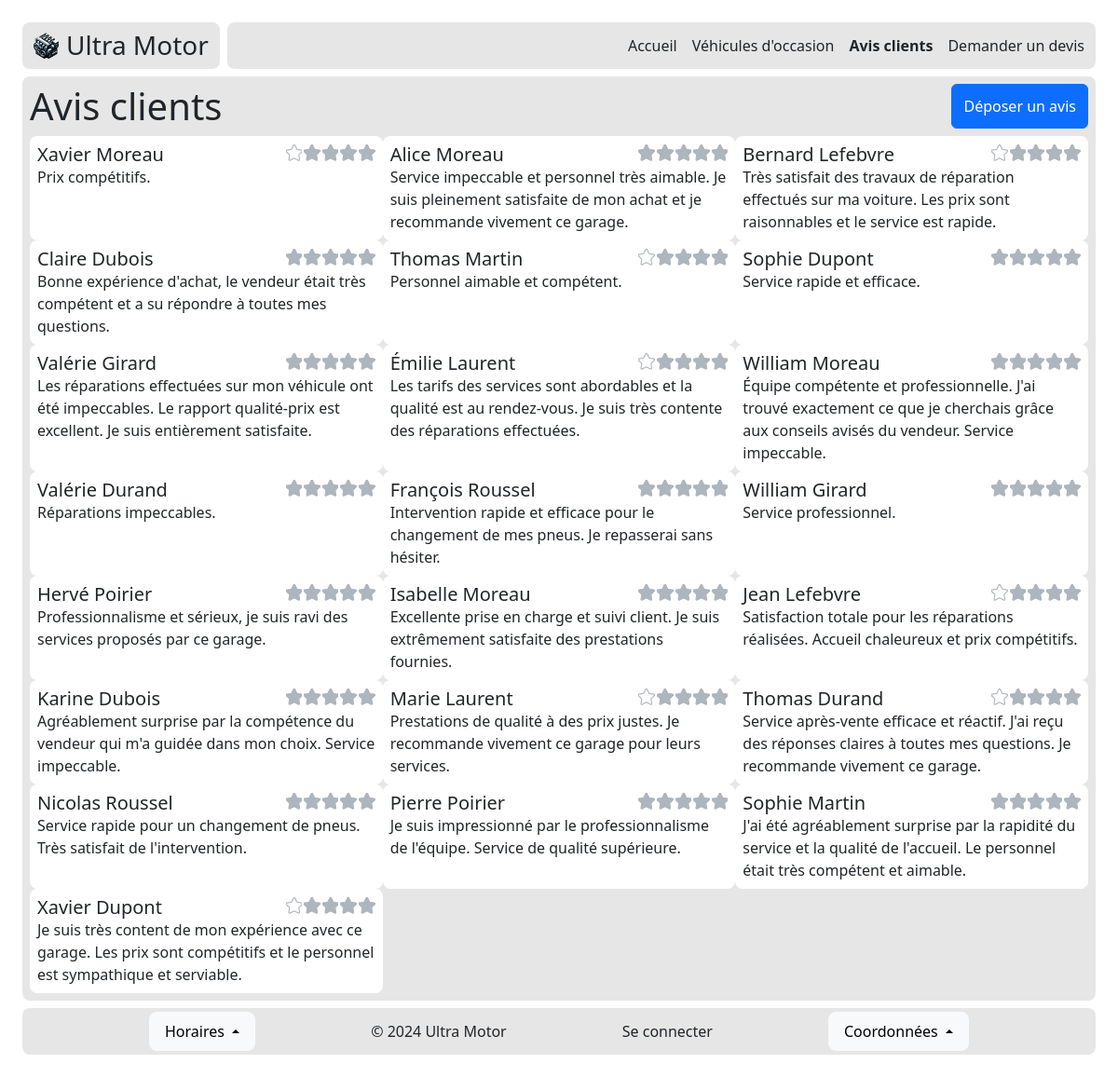
Screenshot of /index.php?p=review with the database file from the repository.
### tables this page shows
CREATE TABLE `customer_review` (
    `id` int NOT NULL AUTO_INCREMENT PRIMARY KEY,
    `full_name` varchar(100) NOT NULL,
    `review` varchar(3000) NOT NULL,
    `rating` int NOT NULL CHECK(`rating` BETWEEN 0 AND 5),  
    `approved` TINYINT(1) NOT NULL DEFAULT 0  
);

### includes/App.php (called while the page is built, shortened)
<?php
class App {
    public static function getTemplate($template, $tplVarList = []) {
        require_once("view/$template.php");
    }
}

### controller/review.php (called while the page is built, shortened)
<?php
$title = "Avis clients";
require_once('model/CustomerReview.php');
$reviewList = CustomerReview::getAllApproved();
$tplVarList = [];
$tplVarList["title"] = $title;
$tplVarList["page"] = $page;
$tplVarList["reviewList"] = $reviewList;
App::getTemplate("review", $tplVarList);

### index.php (called while the page is built, shortened)
<?php
try {
    require_once("includes/App.php");
    require_once("includes/Database.php");
    if (array_key_exists("p", $_GET)) {
        $page = $_GET["p"];
    } else {
        $page = "home";
    }
    $controllerPath = "controller/$page.php";
    if (file_exists($controllerPath)) {
        require_once($controllerPath);
    } else {
        throw new Exception("Error 404: given controller '$page' is not found");
    }
} catch (\Throwable $th) {
    ob_end_clean();
    require_once("controller/error.php");
}

### includes/Database.php (called while the page is built, shortened)
<?php
class Database
{
    private static $pdo;
    private static function init()
    {
        $database_dsn = 'mysql:host=localhost;dbname=ultra-motor-db';
        $database_user = 'ultra-motor-user';
        $database_password = 'ultra-motor-password';
        try {
            self::$pdo = new PDO($database_dsn, $database_user, $database_password);
            self::$pdo->setAttribute(PDO::ATTR_ERRMODE, PDO::ERRMODE_EXCEPTION);
        } catch (PDOException $e) {
            echo "Erreur de connexion : " . $e->getMessage();
            exit;
        }
    }
    public static function query($sql, $bindList = [])
    {
        $stmt = self::$pdo->prepare($sql);
        $stmt->execute();
        if ($stmt->rowCount() > 0) {
            $data = $stmt->fetchAll(PDO::FETCH_ASSOC);
            return $data;
        } else {
            return null;
        }
    }
}

### model/CustomerReview.php (called while the page is built, shortened)
<?php
class CustomerReview {
    public function __construct($id, $fullName, $review, $rating, $approved) {
        $this->fullName = $fullName;
        $this->review = $review;
    }
    public static function getAllApproved() {
        $data = Database::query("SELECT * FROM customer_review WHERE approved = 1;");
        $instanceList = [];
        foreach ($data as $value) {
            $instanceList[] = new self(
                $value["id"],
                $value["full_name"],
                $value["review"],
                $value["rating"],
                $value["approved"],
            );
        }
        return $instanceList;
    }
}

### view/review.php (the view, shortened to what this page needs)
<main class="bg-150 rounded-3 p-2" style="min-height: calc(100vh - 100px - 4rem);">
    <div class="d-flex justify-content-between">
        <h1><?= $title ?></h1>
        <button class="btn btn-primary mb-2" type="button">Déposer un avis</button>
    </div>
    <div class="container-fluid mx-0">
        <div class="row">
            <?php foreach ($reviewList as $review) : ?>
                <div class="col-md-6 col-lg-4 bg-white rounded-3 p-2">
                    <div class="d-flex justify-content-between align-items-baseline">
                        <h5 class="mb-0"><?= $review->fullName ?></h5>
                        <h5 class="mb-0 d-flex flex-row align-items-center" style="gap: 2px;">
                        </h5>
                    </div>
                    <p class="mb-0"><?= $review->review ?></p>
                </div>
            <?php endforeach; ?>
        </div>
    </div>
</main>

### static/css/common.css (style rules this page uses)
.bg-150 { background-color: hsl(0, 0%, 90%); }

### rows the page displays
customer_review: full_name "Xavier Moreau", rating 4 (drawn), review "Prix compétitifs."
customer_review: full_name "Alice Moreau", rating 5 (drawn), review "Service impeccable et personnel très aimable. Je suis pleinement satisfaite de mon achat et je recommande vivement ce garage."
customer_review: full_name "Bernard Lefebvre", rating 4 (drawn), review "Très satisfait des travaux de réparation effectués sur ma voiture. Les prix sont raisonnables et le service est rapide."
customer_review: full_name "Claire Dubois", rating 5 (drawn), review "Bonne expérience d'achat, le vendeur était très compétent et a su répondre à toutes mes questions."
customer_review: full_name "Thomas Martin", rating 4 (drawn), review "Personnel aimable et compétent."
customer_review: full_name "Sophie Dupont", rating 5 (drawn), review "Service rapide et efficace."
customer_review: full_name "Valérie Girard", rating 5 (drawn), review "Les réparations effectuées sur mon véhicule ont été impeccables. Le rapport qualité-prix est excellent. Je suis entièrement satisfaite."
customer_review: full_name "Émilie Laurent", rating 4 (drawn), review "Les tarifs des services sont abordables et la qualité est au rendez-vous. Je suis très contente des réparations effectuées."
customer_review: full_name "William Moreau", rating 5 (drawn), review "Équipe compétente et professionnelle. J'ai trouvé exactement ce que je cherchais grâce aux conseils avisés du vendeur. Service impeccable."
customer_review: full_name "Valérie Durand", rating 5 (drawn), review "Réparations impeccables."
customer_review: full_name "François Roussel", rating 5 (drawn), review "Intervention rapide et efficace pour le changement de mes pneus. Je repasserai sans hésiter."
customer_review: full_name "William Girard", rating 5 (drawn), review "Service professionnel."
customer_review: full_name "Hervé Poirier", rating 5 (drawn), review "Professionnalisme et sérieux, je suis ravi des services proposés par ce garage."
customer_review: full_name "Isabelle Moreau", rating 5 (drawn), review "Excellente prise en charge et suivi client. Je suis extrêmement satisfaite des prestations fournies."
customer_review: full_name "Jean Lefebvre", rating 4 (drawn), review "Satisfaction totale pour les réparations réalisées. Accueil chaleureux et prix compétitifs."
customer_review: full_name "Karine Dubois", rating 5 (drawn), review "Agréablement surprise par la compétence du vendeur qui m'a guidée dans mon choix. Service impeccable."
customer_review: full_name "Marie Laurent", rating 4 (drawn), review "Prestations de qualité à des prix justes. Je recommande vivement ce garage pour leurs services."
customer_review: full_name "Thomas Durand", rating 4 (drawn), review "Service après-vente efficace et réactif. J'ai reçu des réponses claires à toutes mes questions. Je recommande vivement ce garage."
customer_review: full_name "Nicolas Roussel", rating 5 (drawn), review "Service rapide pour un changement de pneus. Très satisfait de l'intervention."
customer_review: full_name "Pierre Poirier", rating 5 (drawn), review "Je suis impressionné par le professionnalisme de l'équipe. Service de qualité supérieure."
customer_review: full_name "Sophie Martin", rating 5 (drawn), review "J'ai été agréablement surprise par la rapidité du service et la qualité de l'accueil. Le personnel était très compétent et aimable."
customer_review: full_name "Xavier Dupont", rating 4 (drawn), review "Je suis très content de mon expérience avec ce garage. Les prix sont compétitifs et le personnel est sympathique et serviable."

### other values shown
$title "Avis clients"
